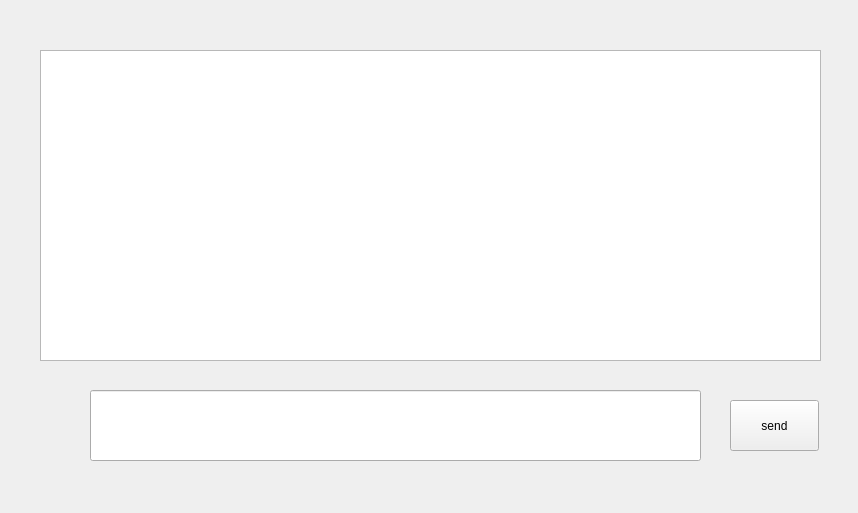
<?xml version="1.0" encoding="UTF-8"?>
<ui version="4.0">
 <class>group_contact</class>
 <widget class="QWidget" name="group_contact">
  <property name="geometry">
   <rect>
    <x>0</x>
    <y>0</y>
    <width>858</width>
    <height>513</height>
   </rect>
  </property>
  <property name="windowTitle">
   <string>Form</string>
  </property>
  <widget class="QTextEdit" name="textEdit">
   <property name="geometry">
    <rect>
     <x>40</x>
     <y>50</y>
     <width>781</width>
     <height>311</height>
    </rect>
   </property>
  </widget>
  <widget class="QLineEdit" name="lineEdit">
   <property name="geometry">
    <rect>
     <x>90</x>
     <y>390</y>
     <width>611</width>
     <height>71</height>
    </rect>
   </property>
  </widget>
  <widget class="QPushButton" name="send">
   <property name="geometry">
    <rect>
     <x>730</x>
     <y>400</y>
     <width>89</width>
     <height>51</height>
    </rect>
   </property>
   <property name="text">
    <string>send</string>
   </property>
  </widget>
 </widget>
 <resources/>
 <connections/>
</ui>
